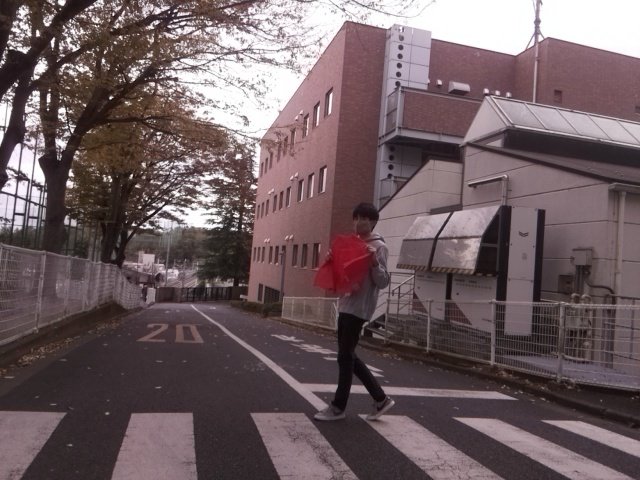
#> input picture testcode/Camera/TestResult/20201120/1000.jpg, 640 x 480 px, given in place of 10.jpg, which was not available
$ python change_hsv.py
#> lines starting #> are read from the running program, lines starting #| are printed output that depends on the picture; pictures that were not available may be replaced by others from this repository, and a replacement may not be noted
#!/usr/bin/env python
# -*- coding: utf-8 -*-

import time         # time.sleepを使いたいので
import cv2          # OpenCVを使うため
import numpy as np

# メイン関数
def main():
    pic = 10
    finish=0
    try:
        while True:
            #finishがTrueのときループ終了
            if finish:
                cv2.destroyAllWindows()
                print('実験終了します！')
                break

            #使うときは日付と見たい写真を変更する
            date = "20201120"
            pic_num = str(pic) + '.jpg'
            path = './TestResult/' + date + '/' + pic_num
            print(path)
            image = cv2.imread(path)
#> image is the input picture: shape (480, 640, 3); mean B, G, R 96.9, 93.5, 110.6
            # (B)ここから画像処理
            # image = cv2.cvtColor(image, cv2.COLOR_BGR2RGB)      # OpenCV用のカラー並びに変換する
            # bgr_image = cv2.resize(image, dsize=(480,360) ) # 画像サイズを半分に変更

            # トラックバーを作るため，まず最初にウィンドウを生成
            cv2.namedWindow("HSV adjustor")

            # トラックバーのコールバック関数は何もしない空の関数
            def nothing(x):
                pass
            # トラックバーの生成
            cv2.createTrackbar("H_min", "HSV adjustor", 230, 255, nothing)       # Hueの最大値は179
            cv2.createTrackbar("H_max", "HSV adjustor", 7, 255, nothing)
            cv2.createTrackbar("S_min", "HSV adjustor", 65, 255, nothing)
            cv2.createTrackbar("S_max", "HSV adjustor", 255, 255, nothing)
            cv2.createTrackbar("V_min", "HSV adjustor", 0, 255, nothing)
#> slider 'V_min' is set to 51
            cv2.createTrackbar("V_max", "HSV adjustor", 255, 255, nothing)
            hsv_image = cv2.cvtColor(image, cv2.COLOR_BGR2HSV_FULL)  # BGR画像 -> HSV画像
#> hsv_image: shape (480, 640, 3); mean H, S, V 184, 51.6, 110.6

            while True:

                # トラックバーの値を取る
                h_min = cv2.getTrackbarPos("H_min", "HSV adjustor")
                h_max = cv2.getTrackbarPos("H_max", "HSV adjustor")
                s_min = cv2.getTrackbarPos("S_min", "HSV adjustor")
                s_max = cv2.getTrackbarPos("S_max", "HSV adjustor")
                v_min = cv2.getTrackbarPos("V_min", "HSV adjustor")
                v_max = cv2.getTrackbarPos("V_max", "HSV adjustor")
                # inRange関数で範囲指定２値化 -> マスク画像として使う
                # mask_image = cv2.inRange(hsv_image, (h_min, s_min, v_min), (h_max, s_max, v_max)) # HSV画像なのでタプルもHSV並

                h = hsv_image[:, :, 0] # 色相(Hue)
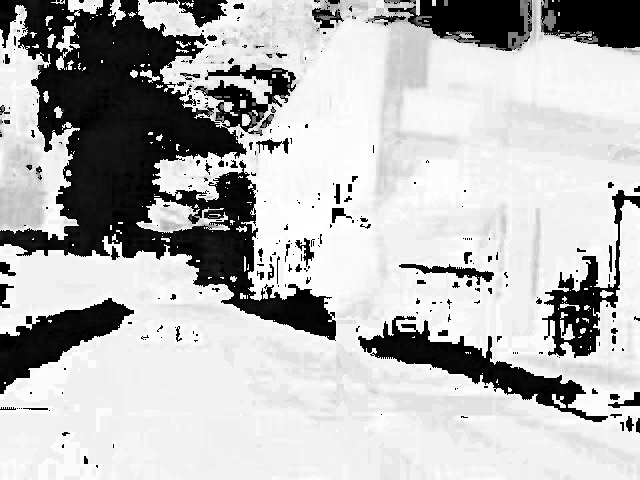
#> h: shape (480, 640); min 0, max 255, mean 184
                s = hsv_image[:, :, 1] #彩度(Saturation)
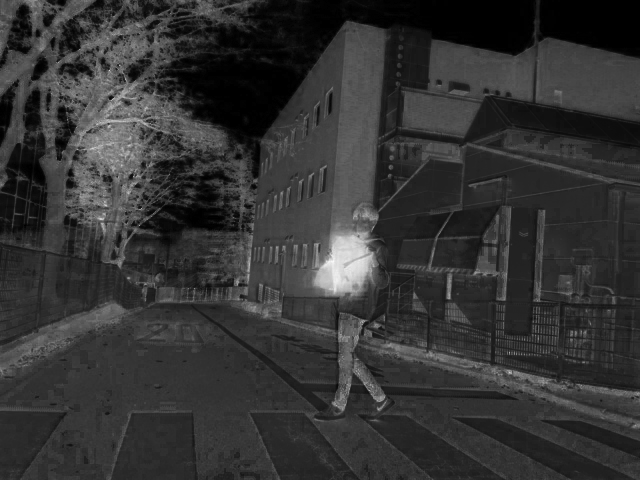
#> s: shape (480, 640); min 0, max 250, mean 51.6
                mask_image = np.zeros(h.shape, dtype=np.uint8) # 赤いところを示すマスクデータ作成
                mask_image[((h < h_max) | (h > h_min)) & (s > s_min)] = 255
                contours, _ = cv2.findContours(mask_image, cv2.RETR_TREE, cv2.CHAIN_APPROX_SIMPLE) # 輪郭を作成
                rects = []
                for contour in contours: # 内包する凸形状を作り、矩形を計算
                    approx = cv2.convexHull(contour)
                    rect = cv2.boundingRect(approx)
                    rects.append(np.array(rect))
                if len(rects) > 0:
                    rect = max(rects, key=(lambda x: x[2] * x[3]))  # 最大の矩形を探索

                # bitwise_andで元画像にマスクをかける -> マスクされた部分の色だけ残る
                result_image = cv2.bitwise_and(hsv_image, hsv_image, mask=mask_image)
#> result_image: shape (480, 640, 3); mean H, S, V 34.5, 14.5, 14.4
                cv2.rectangle(result_image, tuple(rect[0:2]), tuple(rect[0:2] + rect[2:4]), (0, 0, 255), thickness=2)
#> result_image: shape (480, 640, 3); mean H, S, V 34.3, 14.4, 16.8

                # (X)ウィンドウに表示
                cv2.imshow('HSV adjustor', result_image)   # ウィンドウに表示するイメージを変えれば色々表示できる
                key = cv2.waitKey(0)
#> (key Esc is pressed here)
                if key==ord('k'):
                    pic -= 10                   # keyが k だったらwhileループを脱出，前の写真へ
                    break
                elif key==ord('j'):
                    pic += 10                   # keyが j  だったらwhileループを脱出，次の写真へ
                    break

                elif key==ord('a'):             # keyが a だったらトラックバーから閾値を読み取ってもう一度画像処理
                    pass

                elif key==ord('f'):             # keyが f だったら全体のループを終了
                    finish=1
                    break


    except KeyboardInterrupt:    # Ctrl+cが押されたら離脱
        print( "終了！" )

# "python main.py"として実行された時だけ動く様にするおまじない処理
if __name__ == "__main__":      # importされると"__main__"は入らないので，実行かimportかを判断できる．
    main()    # メイン関数を実行

$ run again, on testcode/Camera/TestResult/20201120/1160.jpg
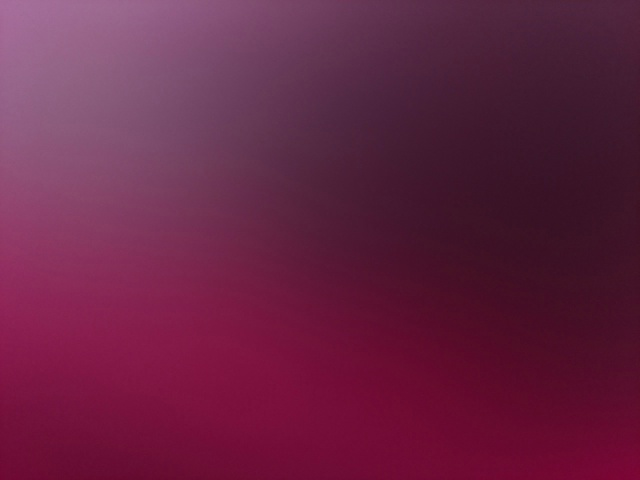
#> input picture testcode/Camera/TestResult/20201120/1160.jpg, 640 x 480 px, given in place of 10.jpg, which was not available
#> in main, image is the input picture: shape (480, 640, 3); mean B, G, R 67.7, 35.2, 102.7
#> hsv_image: shape (480, 640, 3); mean H, S, V 234.3, 169.6, 102.7
#> in main, `h = hsv_image[:, :, 0]`:
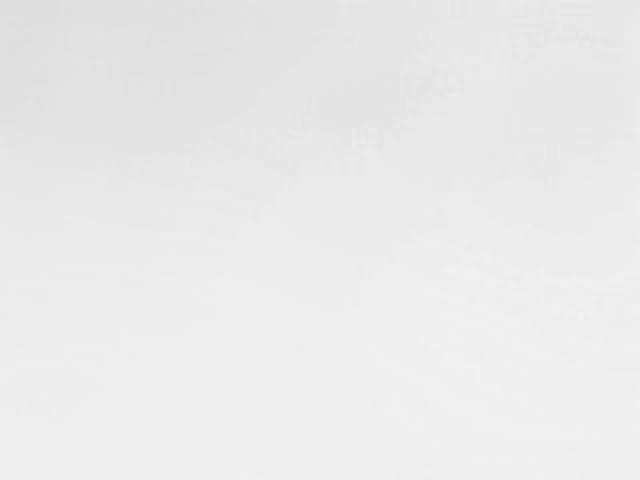
#> h: shape (480, 640); min 221, max 242, mean 234.3
#> in main, `s = hsv_image[:, :, 1]`:
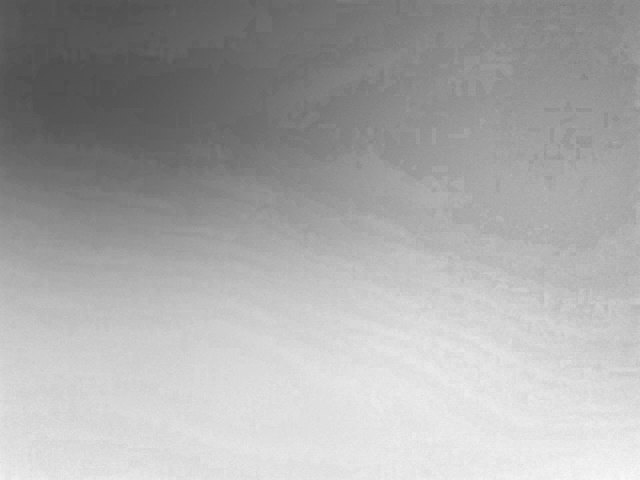
#> s: shape (480, 640); min 76, max 249, mean 169.6

$ run again, on testcode/Camera/TestResult/20201120/130.jpg
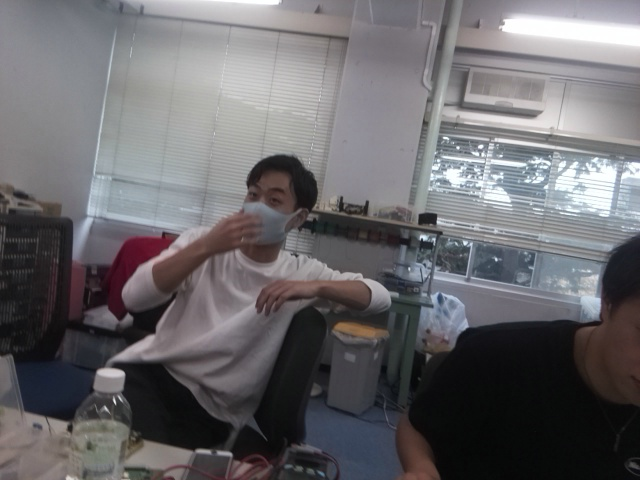
#> input picture testcode/Camera/TestResult/20201120/130.jpg, 640 x 480 px, given in place of 10.jpg, which was not available
#> in main, image is the input picture: shape (480, 640, 3); mean B, G, R 107, 103.9, 105.5
#> hsv_image: shape (480, 640, 3); mean H, S, V 140, 27, 110.2
#> in main, `h = hsv_image[:, :, 0]`:
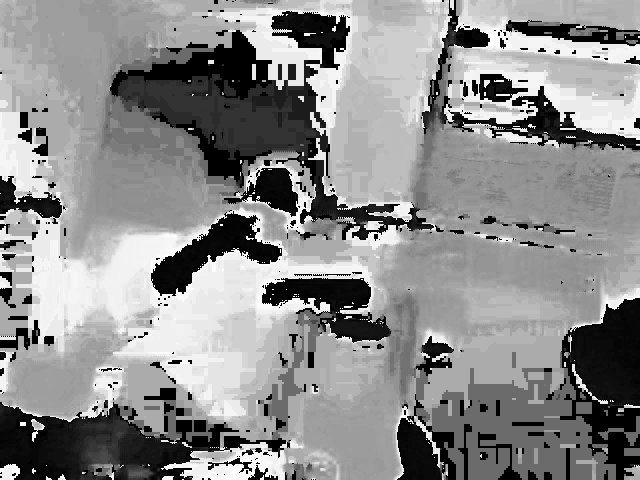
#> h: shape (480, 640); min 0, max 255, mean 140
#> in main, `s = hsv_image[:, :, 1]`:
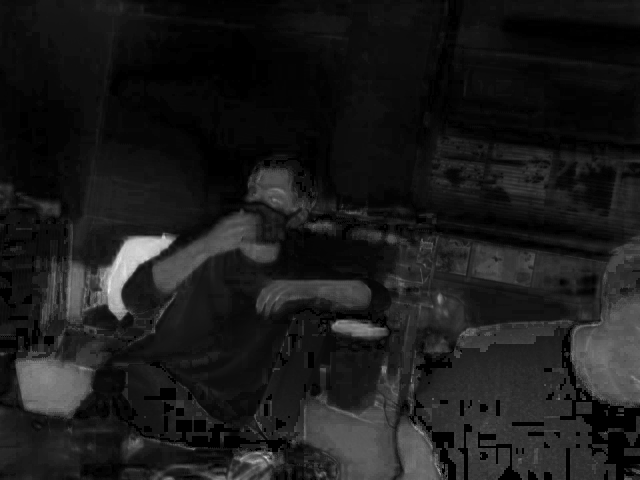
#> s: shape (480, 640); min 0, max 233, mean 27

$ run again, on testcode/Camera/TestResult/20201120/140.jpg
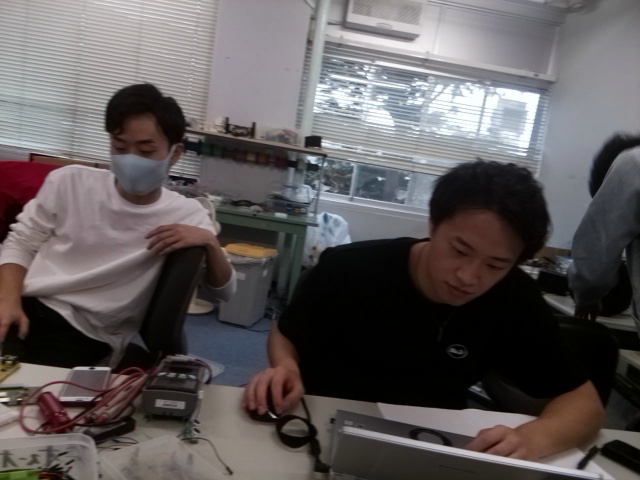
#> input picture testcode/Camera/TestResult/20201120/140.jpg, 640 x 480 px, given in place of 10.jpg, which was not available
#> in main, image is the input picture: shape (480, 640, 3); mean B, G, R 90.5, 89.9, 95
#> hsv_image: shape (480, 640, 3); mean H, S, V 100.6, 55.4, 98.2
#> in main, `h = hsv_image[:, :, 0]`:
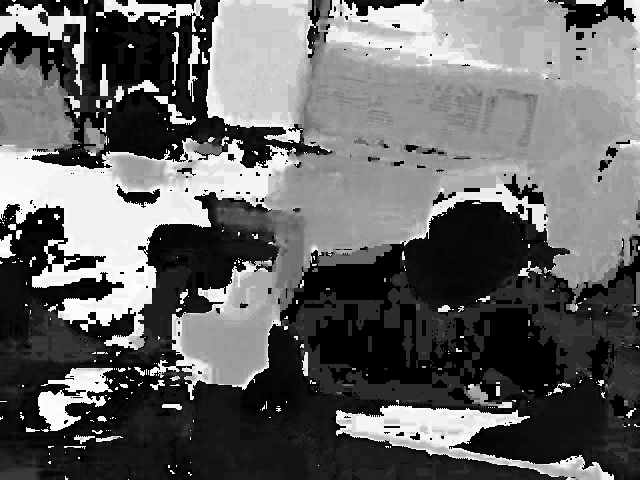
#> h: shape (480, 640); min 0, max 255, mean 100.6
#> in main, `s = hsv_image[:, :, 1]`:
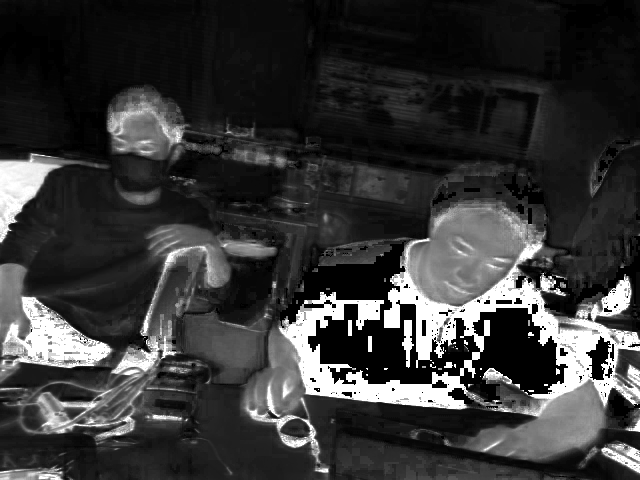
#> s: shape (480, 640); min 0, max 255, mean 55.4
